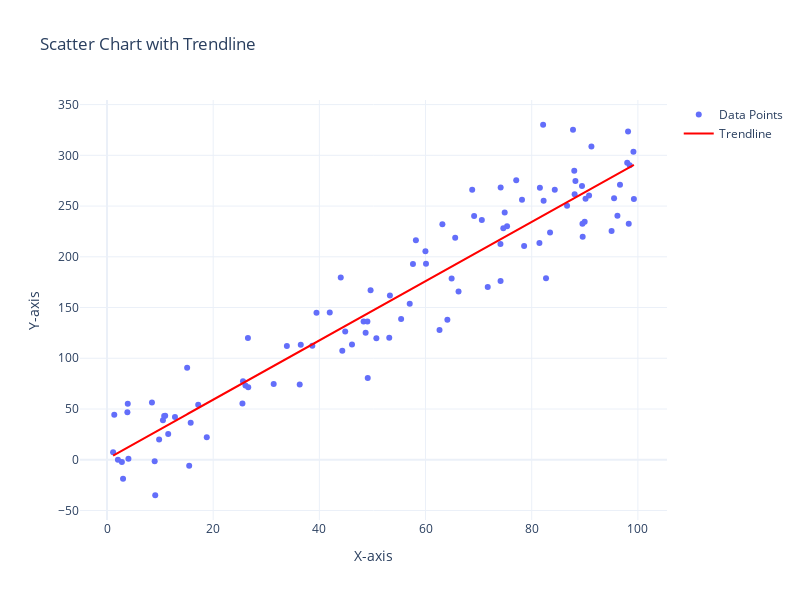

Notebook cell for this chart:
### Markdown cell above
### Plotly Graph Objects

### Code cell
from plotly.subplots import make_subplots

import plotly.graph_objects as go
import statsmodels.api as sm

# Create a scatter plot
fig = make_subplots()
fig.add_trace(go.Scatter(x=data['x'], y=data['y'], mode='markers', name='Data Points'))

# Fit the OLS model
ols_model = sm.OLS(data['y'], sm.add_constant(data['x'])).fit()

# Add trendline
fig.add_trace(go.Scatter(x=data['x'], y=ols_model.predict(sm.add_constant(data['x'])), mode='lines', name='Trendline', line=dict(color='red')))

# Update layout
fig.update_layout(title='Scatter Chart with Trendline',
                  xaxis_title='X-axis',
                  yaxis_title='Y-axis',
                  template='plotly_white',
                  width=800,
                  height=600)

# Show the plot
fig.show()

# Print p-value and R²
print("Random Data:")
print("P-Value:", ols_model.pvalues[1])  # p-value for the slope
print("R²:", ols_model.rsquared)
